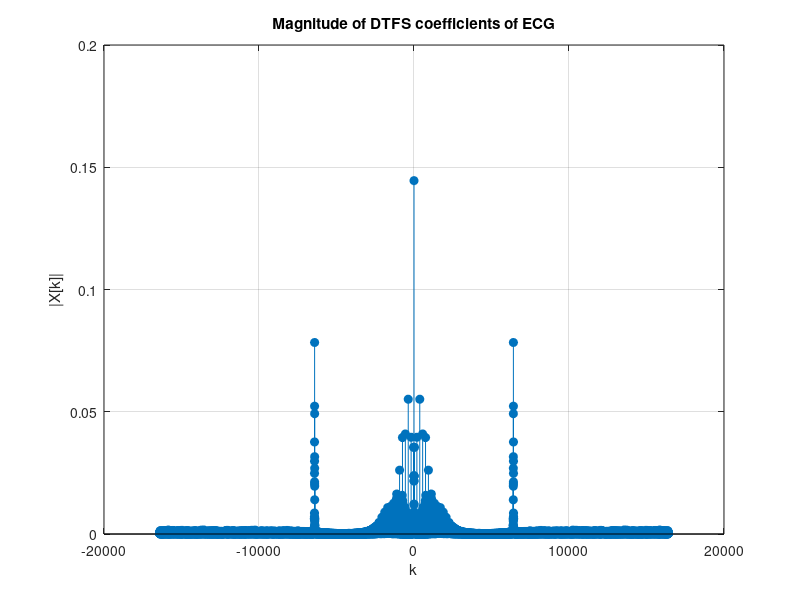
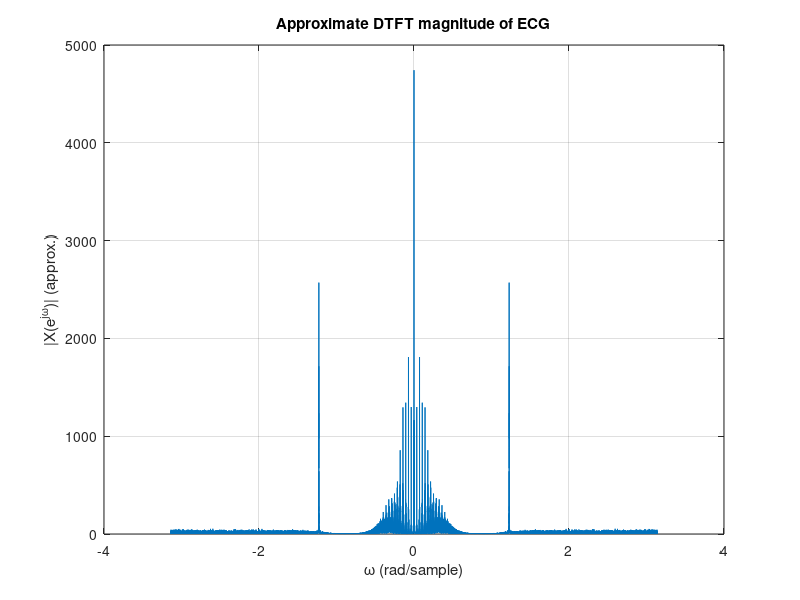
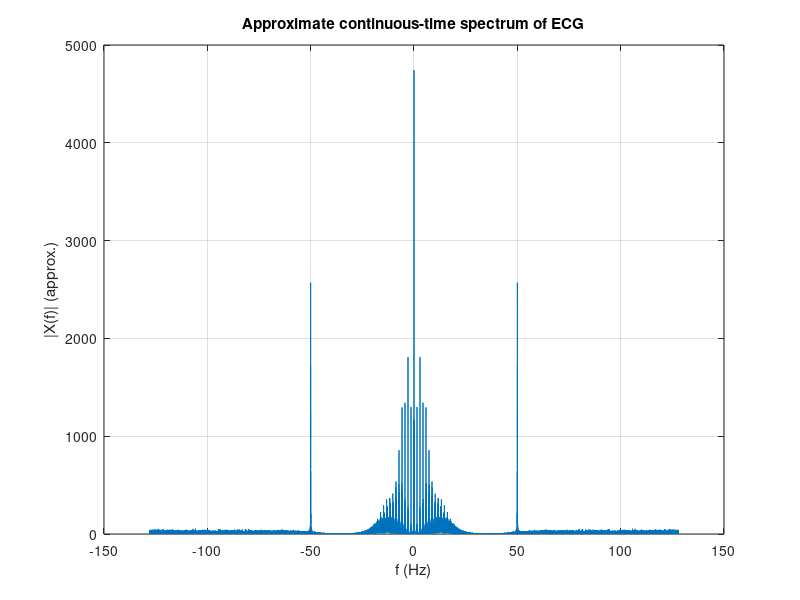
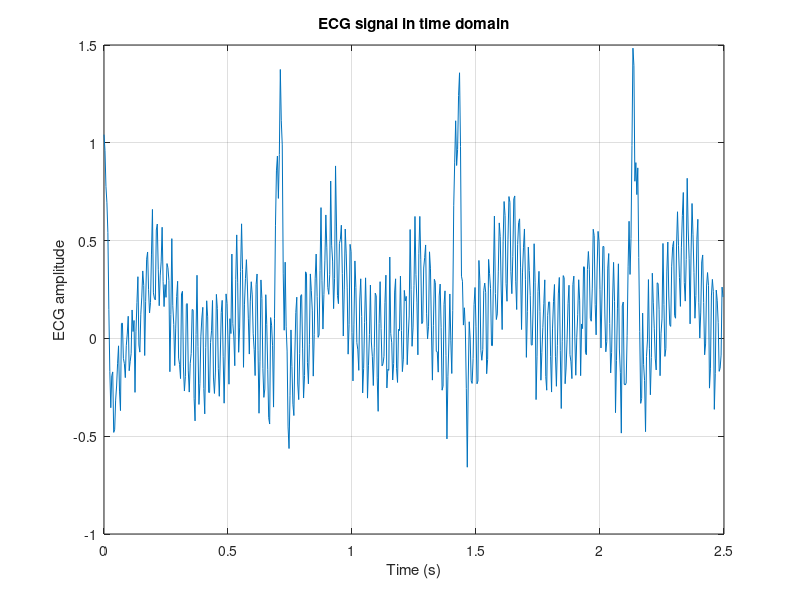

Source code (MATLAB) for these figures, in order:
Fs = 256;                 
load('ECG.mat');          
x = ECG(:);               
N = length(x);
t = (0:N-1)/Fs; 

X = (1/N)*fft(x);% DTFS coefficients
k = -floor(N/2):(N-1-floor(N/2));% integer index
X_shift = fftshift(X);

figure;
stem(k, abs(X_shift), 'filled');
xlabel('k');
ylabel('|X[k]|');
title('Magnitude of DTFS coefficients of ECG');
grid on;
saveas(gcf, 'ECG_DTFS_mag.png');

%%
X_fft = fft(x);
omega = (-floor(N/2):(N-1-floor(N/2)))*(2*pi/N);

figure;
plot(omega, fftshift(abs(X_fft)));
xlabel('\omega (rad/sample)');
ylabel('|X(e^{j\omega})| (approx.)');
title('Approximate DTFT magnitude of ECG');
grid on;
saveas(gcf, 'ECG_DTFT_mag_rad_per_sample.png');

%%
% frequency axis in Hz
f = (-floor(N/2):(N-1-floor(N/2)))*(Fs/N);

figure;
plot(f, fftshift(abs(X_fft)));
xlabel('f (Hz)');
ylabel('|X(f)| (approx.)');
title('Approximate continuous-time spectrum of ECG');
grid on;
saveas(gcf, 'ECG_spectrum_Hz.png');

%%
T_window = 2.5;                        
idx_end = min(round(T_window*Fs), N);

figure;
plot(t(1:idx_end), x(1:idx_end));
xlabel('Time (s)');
ylabel('ECG amplitude');
title('ECG signal in time domain');
grid on;
saveas(gcf, 'ECG_time_segment.png');
